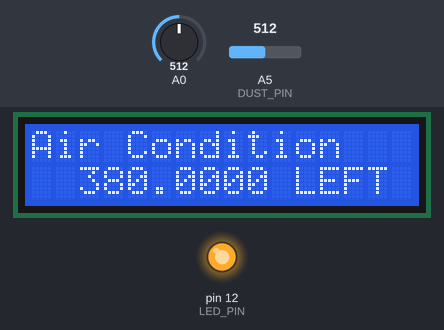
Recording of a sketch running on a simulated Arduino Uno, built with avr-gcc and run on an emulated ATmega328P. Shown: 16×2 character LCD, output pins drawn as LEDs (lit = HIGH). Inputs (shaded band) come from the test bench; at power-on: A0 = 512, A5 (DUST_PIN) = 512. What the sketch prints to the serial monitor is not drawn.

Above: at 1.2 s.
1.3 s: A0 set to 610
At 3.3 s:
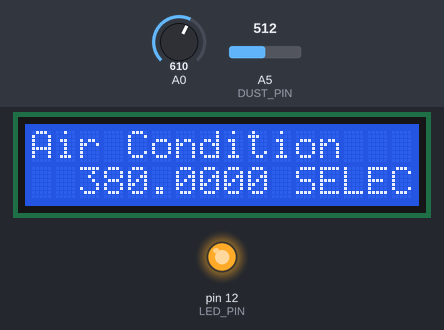
3.6 s: A0 set to 290
At 5.4 s:
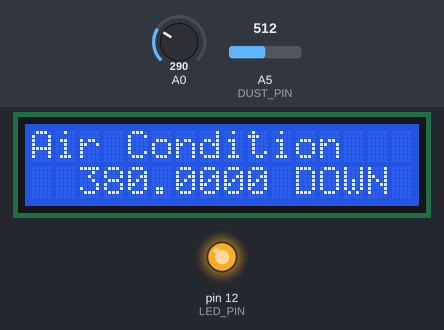
5.7 s: A0 set to 190
At 7.3 s:
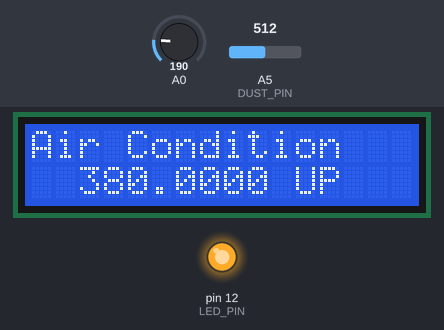
7.7 s: A0 set to 40
At 9.1 s:
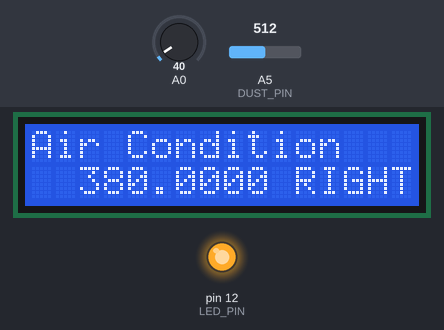
9.8 s: A0 set to 1010
At 11.1 s:
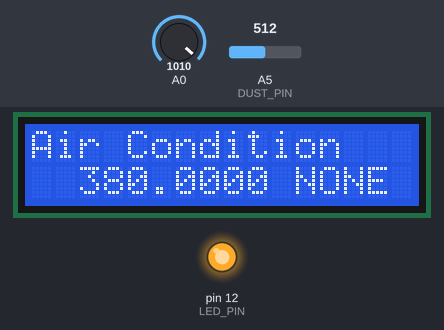
11.9 s: A5 (DUST_PIN) set to 190
At 13.5 s:
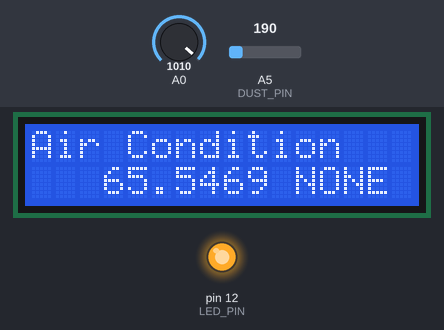
Timing chart, 0 to 15.0 s (numbered marks = the images above; inputs shaded):
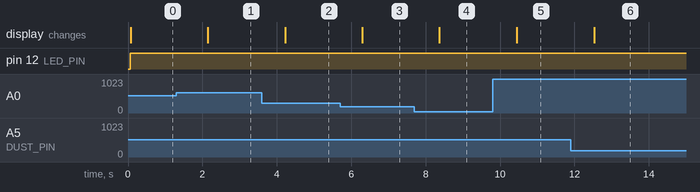

The sketch:

v4.ino
```cpp
/*
  Standalone Sketch to use with a Arduino UNO and a
  Sharp Optical Dust Sensor GP2Y1010AU0F
*/
#include <LiquidCrystal.h>
#include <stdlib.h>

#define PURE_VOLTAGE 0.6//init 145
#define DUST_PIN 5
#define LED_PIN 12
/* https://www.airkorea.or.kr/index
 * ~ 030 ㎍/㎥ good
 * ~ 080 ㎍/㎥ noraml
 * ~ 150 ㎍/㎥ bad
 * 150 ~ very bad
 */
#define AIR_QUALITY_GOOD 30
#define AIR_QUALITY_NORMAL 80
#define AIR_QUALITY_BAD 150

#define BUTTON_NONE   0
#define BUTTON_SELECT 1
#define BUTTON_LEFT   2
#define BUTTON_DOWN   3
#define BUTTON_UP     4
#define BUTTON_RIGHT  5

LiquidCrystal lcd(8, 9, 4, 5, 6, 7);
/* Pulse-driven wave from
 *
 *  <--10ms 1 Pulse----------------------------------------------------------..
 *  <--0.32ms LED ON------------------------------------------><--Rest LED OFF--..
 *  <--0.28ms Sampling delay--><-Sampling-><-0.04ms Off Delay->
 */
int samplingTime = 280;
int deltaTime = 40;
int sleepTime = 9680;

float readVoltage = 0;
float realVoltage = 0;
float calcVoltage = 0;
float dustdensity = 0;
char s[32];
int dustFlag = 0;

int read_button = 0;

int read_LCD_buttons()
{
  read_button = analogRead(0); //analog read from AO pin
  Serial.print("read_button : ");
  /* 1023 none
   * 638 select
   * 409 left
   * 256 down
   * 99 up
   * 0 right
   */
  lcd.setCursor(11, 1); //LCD cursor line 0 pannel 0
  if (read_button > 1000) {
    Serial.println("BUTTON_NONE");
    lcd.print("NONE ");
    return BUTTON_NONE;
  } else if(read_button > 600) {
    Serial.println("BUTTON_SELECT");
    lcd.print("SELECT");
    return BUTTON_SELECT;
  } else if(read_button > 300) {
    Serial.println("BUTTON_LEFT");
    lcd.print("LEFT ");
    return BUTTON_LEFT;
  } else if(read_button > 200) {
    Serial.println("BUTTON_DOWN");
    lcd.print("DOWN ");
    return BUTTON_DOWN;
  } else if(read_button > 50) {
    Serial.println("BUTTON_UP");
    lcd.print("UP   ");
    return BUTTON_UP;
  } else {
    Serial.println("BUTTON_RIGHT");
    lcd.print("RIGHT");
    return BUTTON_RIGHT;
  }
}

void setup() {
  Serial.begin(9600);
  lcd.begin(16, 2); //LCD init
  lcd.setCursor(0, 0); //LCD cursor set
  lcd.print("Air Condition"); //LCD display
  pinMode(LED_PIN, OUTPUT);
}

void loop() {
  dustFlag = millis()/1000;
  Serial.print("dustFlag : ");
  Serial.println(dustFlag);

  //BUTTON START
  read_button  = read_LCD_buttons();
  //BUTTON END
  if(dustFlag%2 != 0) {
    delay(1000);
    return;
  }
  //DUST START
  digitalWrite(LED_PIN, LOW);       // power on the LED
  delayMicroseconds(samplingTime);   //0280 -> 0.28
  readVoltage = analogRead(DUST_PIN); // read the dust value
  delayMicroseconds(deltaTime);      //0040 -> 0.04
  digitalWrite(LED_PIN, HIGH);      // turn the LED off
  delayMicroseconds(sleepTime);      //9680 -> 9.68 -+-> 10ms

  /* readVoltage is represent 0-5V to 0-1024 value.
   * calculate for realValtage */
  realVoltage = readVoltage * 5.0 / 1024.0;
  /* following to datasheet
   * https://docs.google.com/viewerng/viewer?url=http://www.sharp-world.com/products/device/lineup/data/pdf/datasheet/gp2y1010au_e.pdf
   * output voltage at no dust min 0 typ 0.9 max 1.5 (V)
   * detect PURE_VOLTAGE from pure air condition area */
  calcVoltage = realVoltage - PURE_VOLTAGE;
  if(calcVoltage < 0) {
    calcVoltage = 0;
  }
   /* following to datasheet
    * Sensitivity is specified by the amount of output voltage change when dust density changes by 0.1 mg/m3.
    * And the dust density for detection is a value of the density of cigarette (MILD SEVEN®) smoke measured
    * by the digital dust monitor. min 0.35 typ 0.5 max 0.65 */
  dustdensity = calcVoltage/0.005;
  //DUST END

  /* dtostrf(
   * double target_value,
   * signed char total_string_length,
   * unsigned char precision_length,
   * char* charBuffer
   */
  String logString = "readVoltage[";
  logString += dtostrf(readVoltage, 10, 4, s); //9, 4
  logString += "] realVoltage[";
  logString += dtostrf(realVoltage, 10, 4, s); //9, 4
  logString += "] calcVoltage[";
  logString += dtostrf(calcVoltage, 10, 4, s); //9, 4
  logString += "] dustdensity[";
  logString += dtostrf(dustdensity, 10, 4, s); //5, 2
  logString += "]\n";

  String lcdString = "";
  lcdString += dtostrf(dustdensity, 10, 4, s);
  lcdString += "";
  lcd.setCursor(0, 1); //LCD cursor line 0 pannel 0
  lcd.print(lcdString);
  Serial.print(logString);

  delay(1000);
}
```

Measured:
- after the input at 1.3 s, the display: changes after 0.84 s (image 1)
- after the input at 3.6 s, the display: changes after 0.62 s (image 2)
- after the input at 5.7 s, the display: changes after 0.60 s (image 3)
- after the input at 7.7 s, the display: changes after 0.67 s (image 4)
- after the input at 9.8 s, the display: changes after 0.65 s (image 5)
- after the input at 11.9 s, the display: changes after 0.64 s (image 6)
